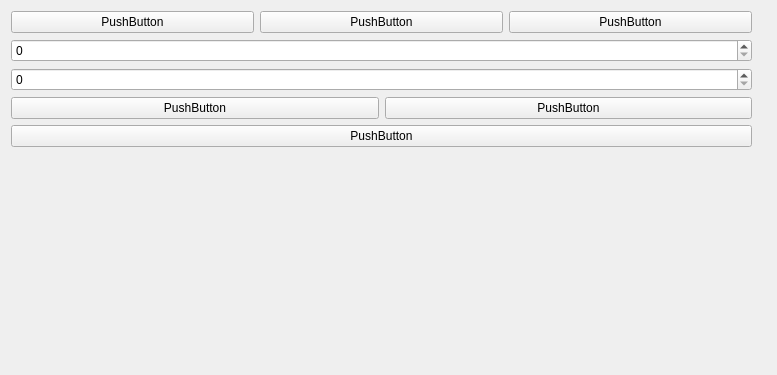
<?xml version="1.0" encoding="UTF-8"?>
<ui version="4.0">
 <class>Interface</class>
 <widget class="QWidget" name="Interface">
  <property name="geometry">
   <rect>
    <x>0</x>
    <y>0</y>
    <width>777</width>
    <height>375</height>
   </rect>
  </property>
  <property name="sizePolicy">
   <sizepolicy hsizetype="Expanding" vsizetype="Expanding">
    <horstretch>0</horstretch>
    <verstretch>0</verstretch>
   </sizepolicy>
  </property>
  <property name="minimumSize">
   <size>
    <width>0</width>
    <height>0</height>
   </size>
  </property>
  <property name="maximumSize">
   <size>
    <width>16777215</width>
    <height>16777215</height>
   </size>
  </property>
  <property name="windowTitle">
   <string>Interface</string>
  </property>
  <widget class="QWidget" name="widget" native="true">
   <property name="geometry">
    <rect>
     <x>0</x>
     <y>0</y>
     <width>781</width>
     <height>381</height>
    </rect>
   </property>
   <property name="sizePolicy">
    <sizepolicy hsizetype="Expanding" vsizetype="Expanding">
     <horstretch>0</horstretch>
     <verstretch>0</verstretch>
    </sizepolicy>
   </property>
   <widget class="QWidget" name="verticalLayoutWidget">
    <property name="geometry">
     <rect>
      <x>0</x>
      <y>0</y>
      <width>781</width>
      <height>371</height>
     </rect>
    </property>
    <layout class="QVBoxLayout" name="FirstLayer">
     <property name="sizeConstraint">
      <enum>QLayout::SetDefaultConstraint</enum>
     </property>
     <item>
      <layout class="QHBoxLayout" name="SecondLayer">
       <item>
        <layout class="QVBoxLayout" name="gameFieldLayout" stretch=""/>
       </item>
       <item>
        <layout class="QVBoxLayout" name="verticalLayout">
         <property name="rightMargin">
          <number>18</number>
         </property>
         <item>
          <layout class="QHBoxLayout" name="horizontalLayout">
           <item>
            <widget class="QPushButton" name="pushButton_3">
             <property name="text">
              <string>PushButton</string>
             </property>
            </widget>
           </item>
           <item>
            <widget class="QPushButton" name="pushButton">
             <property name="text">
              <string>PushButton</string>
             </property>
            </widget>
           </item>
           <item>
            <widget class="QPushButton" name="pushButton_2">
             <property name="text">
              <string>PushButton</string>
             </property>
            </widget>
           </item>
          </layout>
         </item>
         <item>
          <widget class="QSpinBox" name="spinBox"/>
         </item>
         <item>
          <widget class="QSpinBox" name="spinBox_2"/>
         </item>
         <item>
          <layout class="QHBoxLayout" name="horizontalLayout_3">
           <item>
            <widget class="QPushButton" name="pushButton_4">
             <property name="text">
              <string>PushButton</string>
             </property>
            </widget>
           </item>
           <item>
            <widget class="QPushButton" name="pushButton_5">
             <property name="text">
              <string>PushButton</string>
             </property>
            </widget>
           </item>
          </layout>
         </item>
         <item>
          <widget class="QPushButton" name="pushButton_6">
           <property name="text">
            <string>PushButton</string>
           </property>
          </widget>
         </item>
         <item>
          <spacer name="verticalSpacer">
           <property name="orientation">
            <enum>Qt::Vertical</enum>
           </property>
           <property name="sizeHint" stdset="0">
            <size>
             <width>20</width>
             <height>40</height>
            </size>
           </property>
          </spacer>
         </item>
        </layout>
       </item>
      </layout>
     </item>
    </layout>
   </widget>
  </widget>
 </widget>
 <layoutdefault spacing="6" margin="11"/>
 <resources/>
 <connections/>
</ui>
